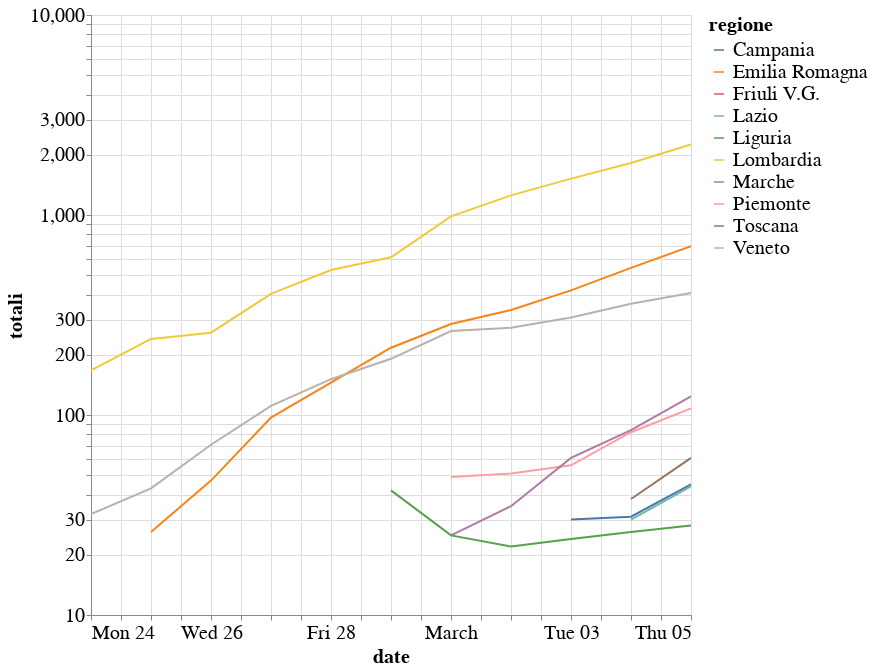

Write notebook code for a chart like this one.
### Markdown cell above
## Number of confirmed cases by region

### Code cell
alt.themes.enable('theme_1')
from altair import datum

alt.Chart(regions_df).mark_line().encode(
    alt.Y('totali', scale=alt.Scale(type='log')),
    x='date',
    color='regione',
    tooltip=['regione', 'date', 'totali']
).properties(
    height=600,
    width=600
).transform_filter(
    (datum.totali > 20)
).interactive()

### Figure 1 — Vega-Lite specification as saved in the notebook (floating-point values rounded to 4 significant figures; data arrays with more than 128 entries replaced by an {"elided": "..."} marker saying what was removed)
{"width": 600, "height": 600, "config": {"style": {"bar": {"size": 20}}, "legend": {"symbolSize": 100, "titleFontSize": 20, "labelFontSize": 20}, "axis": {"titleFontSize": 20, "labelFontSize": 20}}, "data": {"name": "data-b0ffe66214e3ab7e477716b0f4e9c495"}, "mark": "line", "encoding": {"color": {"type": "nominal", "field": "regione"}, "tooltip": [{"type": "nominal", "field": "regione"}, {"type": "temporal", "field": "date"}, {"type": "quantitative", "field": "totali"}], "x": {"type": "temporal", "field": "date"}, "y": {"type": "quantitative", "field": "totali", "scale": {"type": "log"}}}, "selection": {"selector005": {"type": "interval", "bind": "scales", "encodings": ["x", "y"]}}, "transform": [{"filter": "(datum.totali > 20)"}], "$schema": "https://vega.github.io/schema/vega-lite/v4.0.2.json", "datasets": {"data-b0ffe66214e3ab7e477716b0f4e9c495": {"elided": "165 records"}}}
